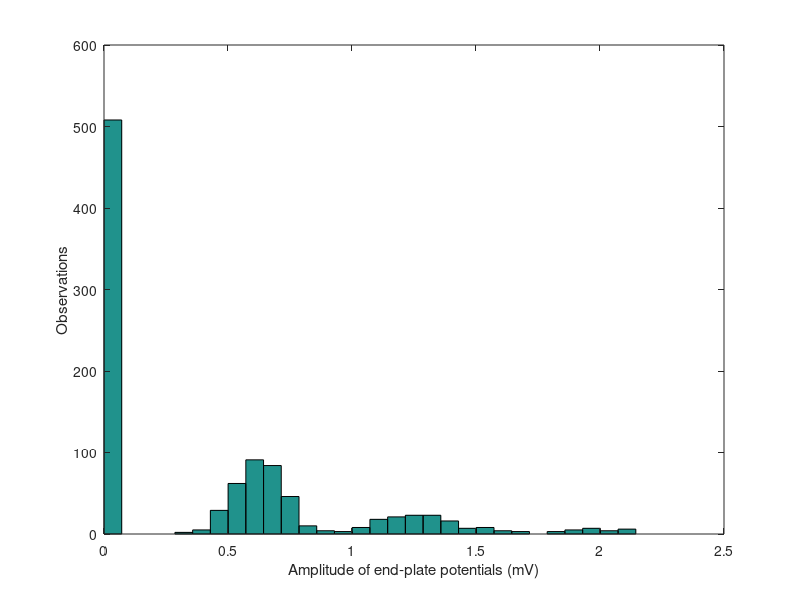

The MATLAB script that drew this image:
%dennis mcilhany
 
clc; clear all;
 
%normal conditions
 
lambda=0.4;
u=1.2;
dev=0.1;
 
for m=1:4;
    P(m)=exp(-lambda)*(lambda^(m-1))/(factorial(m-1));
end
 
V=zeros(1,1000);
k=1;
failure=0;
single=0;
double=0;
triple=0;
while k<1001;
    r=rand(1,1);
    if r<=P(1);
        V(k)=0;
        k=k+1;
        failure=failure+1;
    elseif r>P(1) && r<=P(1)+P(2);
        V(k)=u+dev.*randn(1,1);                         %one vesicle release
        k=k+1;
        single=single+1;
    elseif r>P(1)+P(2) && r<=P(1)+P(2)+P(3);
        V(k)=u+dev.*randn(1,1)+u+dev.*randn(1,1);       %two vesicle release
        k=k+1;
        double=double+1;
    elseif r>P(1)+P(2)+P(3) && r<=1;
        V(k)=u+dev.*randn(1,1)+u+dev.*randn(1,1)+u+dev.*randn(1,1);       %three vesicle release
        k=k+1;
        triple=triple+1;
    end
end
g=mean(V);
 
 
 
%lambda altered condition
 
lambda2=0.7;
u=1.2;
dev=0.1;
h=0;
while abs(g-h)>=.01;
    u=u-.01;
    for m=1:4;
        P(m)=exp(-lambda2)*(lambda2^(m-1))/(factorial(m-1));
    end
    
    V2=zeros(1,1000);
    k=1;
    failure=0;
    single=0;
    double=0;
    triple=0;
    while k<1001;
        r=rand(1,1);
        if r<=P(1);
            V2(k)=0;
            k=k+1;
            failure=failure+1;
        elseif r>P(1) && r<=P(1)+P(2);
            V2(k)=u+dev.*randn(1,1);                         %one vesicle release
            k=k+1;
            single=single+1;
        elseif r>P(1)+P(2) && r<=P(1)+P(2)+P(3);
            V2(k)=u+dev.*randn(1,1)+u+dev.*randn(1,1);       %two vesicle release
            k=k+1;
            double=double+1;
        elseif r>P(1)+P(2)+P(3) && r<=1;
            V2(k)=u+dev.*randn(1,1)+u+dev.*randn(1,1)+u+dev.*randn(1,1);       %three vesicle release
            k=k+1;
            triple=triple+1;
        end
    end
    h=mean(V2);
end
hist(V2,30)
xlabel('Amplitude of end-plate potentials (mV)')
ylabel('Observations')

